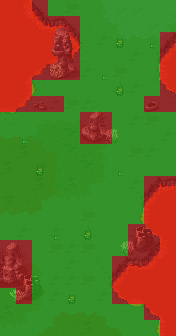

The image is a tile-based game level rendered from a .tmx file. Its description and source (layers, tilesets, objects; grid data summarised) follow:
An orthogonal 11x21 tile map with 16x16 px tiles, 11 tile layers (Tile Layer 4, Tile Layer 6, Tile Layer 5, Tile Layer 7, ...).

<map version="1.5" tiledversion="2021.02.15" orientation="orthogonal" renderorder="left-down" width="11" height="21" tilewidth="16" tileheight="16" infinite="0" nextlayerid="19" nextobjectid="1">
 <tileset firstgid="1" source="../world_tiles/tileset.tsx" />
 <layer id="10" name="Tile Layer 4" width="11" height="21">
  <data>[231 cells, 231 non-empty, 53 distinct tile ids]</data>
 </layer>
 <layer id="13" name="Tile Layer 6" width="11" height="21">
  <data>[231 cells, 54 non-empty, 36 distinct tile ids]</data>
 </layer>
 <layer id="11" name="Tile Layer 5" width="11" height="21">
  <data>[231 cells, 36 non-empty, 28 distinct tile ids]</data>
 </layer>
 <layer id="14" name="Tile Layer 7" width="11" height="21">
  <data>[231 cells, 60 non-empty, 20 distinct tile ids]</data>
 </layer>
 <layer id="15" name="Tile Layer 8" width="11" height="21">
  <data>[231 cells, 0 non-empty, 0 distinct tile ids]</data>
 </layer>
 <layer id="16" name="Tile Layer 9" width="11" height="21">
  <data>[231 cells, 24 non-empty, 24 distinct tile ids]</data>
 </layer>
 <layer id="17" name="Tile Layer 10" width="11" height="21">
  <data>[231 cells, 4 non-empty, 4 distinct tile ids]</data>
 </layer>
 <layer id="18" name="Tile Layer 11" width="11" height="21">
  <data>[231 cells, 7 non-empty, 5 distinct tile ids]</data>
 </layer>
 <layer id="7" name="anim" width="11" height="21">
  <data>[231 cells, 2 non-empty, 2 distinct tile ids]</data>
 </layer>
 <layer id="8" name="characters" width="11" height="21">
  <data>[231 cells, 10 non-empty, 2 distinct tile ids]</data>
 </layer>
 <layer id="9" name="walkable" width="11" height="21">
  <data>[231 cells, 231 non-empty, 2 distinct tile ids]</data>
 </layer>
</map>
